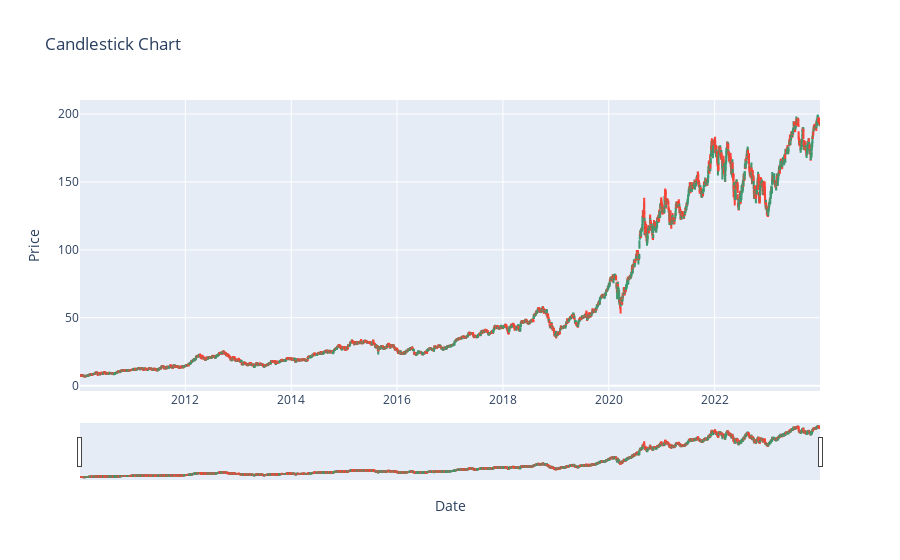

The notebook cell this image was saved under:
### Code cell
fig = go.Figure(data=[go.Candlestick(x=data.index,
                open=df['Open'],
                high=df['High'],
                low=df['Low'],
                close=df['Close'])])
fig.update_layout(title='Candlestick Chart',
                  xaxis_title='Date',
                  yaxis_title='Price')
fig.show()

### Figure 1 — Plotly figure (JSON) as saved in the notebook; plotly's stock layout.template omitted (floating-point values rounded to 4 significant figures; data arrays with more than 128 entries replaced by an {"elided": "..."} marker saying what was removed)
{"data": [{"close": {"elided": "3522 float values"}, "high": {"elided": "3522 float values"}, "low": {"elided": "3522 float values"}, "open": {"elided": "3522 float values"}, "type": "candlestick", "x": {"elided": "3522 str values"}}], "layout": {"autosize": true, "title": {"text": "Candlestick Chart"}, "xaxis": {"autorange": true, "range": ["2010-01-03 12:00", "2023-12-29 12:00"], "rangeslider": {"autorange": true, "range": ["2010-01-03 12:00", "2023-12-29 12:00"], "yaxis": {"_template": null, "rangemode": "match"}}, "title": {"text": "Date"}, "type": "date"}, "yaxis": {"autorange": true, "range": [-3.918, 210.3], "title": {"text": "Price"}}}}
